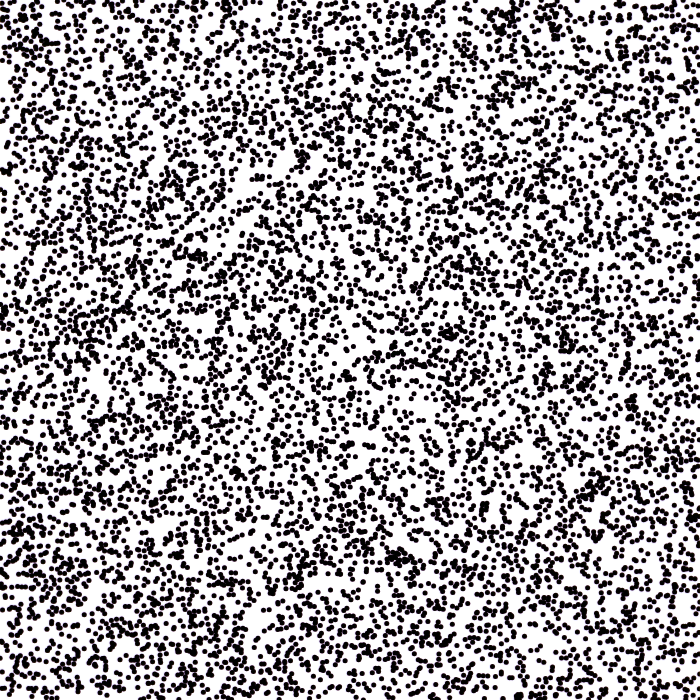
Frame 1 (no input)
Frame 60 (no input): identical to frame 1, image omitted
Frame 120 (the mouse pressed at the canvas centre since frame 60): identical to frame 1, image omitted

The p5.js sketch that drew this single still picture (run headless with seeded random() and noise() and a simulated clock; from frame 60 on, the mouse is pressed at the canvas centre):

// p5.js sketch
// ── sketch.js


let points = [];
let num = 9999;
let sw = 5;
let p1, p2;
let moveXs, moveYs, rots, zooms, x, y, r, z;

function setup() {
  createCanvas(700, 700);
  for (let i = 0; i < num; i++) {
    points.push(createVector(random(width), random(height)));
  }
  p1 = createGraphics(width, height);
  p2 = createGraphics(width, height);

  for (let i = 0; i < num; i++) {
    p1.stroke("orange");
    p1.strokeWeight(sw);
    p1.point(points[i].x, points[i].y);
    p2.stroke("blue");
    p2.strokeWeight(sw);
    p2.point(points[i].x, points[i].y);
  }

  moveXs = createSlider(-width / 2, width / 2, 0, 0.1);
  moveYs = createSlider(-height / 2, height / 2, 0, 0.1);
  rots = createSlider(-QUARTER_PI / 2, QUARTER_PI / 2, 0, 0.001);
  zooms = createSlider(0.8, 2, 1, 0.0001);
}

function draw() {
  blendMode(BLEND);
  background(255);
  x = moveXs.value();
  y = moveYs.value();
  r = rots.value();
  z = zooms.value();
  blendMode(MULTIPLY);
  image(p1, 0, 0);
  push();
  translate(width / 2, height / 2);
  rotate(r);
  scale(z);
  image(p2, -width / 2 + x, -height / 2 + y);
  pop();
}
// ── style.css
html, body {
  margin: 0;
  padding: 0;
  background-color: #FFF;
  width: 700px;
  margin: 0 auto;
}
canvas {
  display: block;
}

input[type='range']{
 width: 600px;
  padding: 10px;
}
